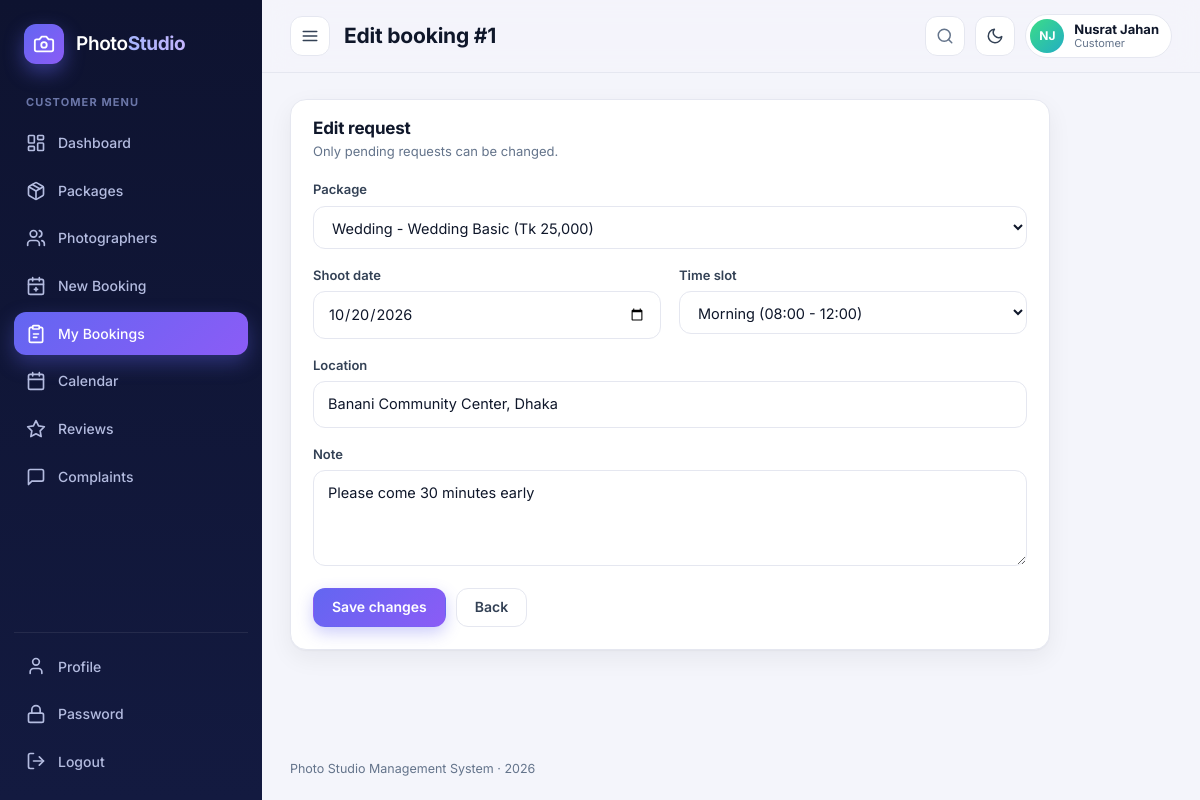
The app's page /view/customer/edit-booking.php?id=1 (signed in) with its own data.
### tables this page shows
CREATE TABLE bookings (
	id INT PRIMARY KEY AUTO_INCREMENT,
	customer_id INT NOT NULL,
	package_id INT NOT NULL,
	photographer_id INT DEFAULT NULL,
	booking_date DATE NOT NULL,
	booking_time VARCHAR(20) NOT NULL,
	location VARCHAR(255) NOT NULL,
	note TEXT,
	status VARCHAR(20) DEFAULT 'pending',
	created_at TIMESTAMP DEFAULT CURRENT_TIMESTAMP,
	FOREIGN KEY (customer_id) REFERENCES users(id) ON DELETE CASCADE,
	FOREIGN KEY (package_id) REFERENCES packages(id) ON DELETE CASCADE,
	FOREIGN KEY (photographer_id) REFERENCES users(id) ON DELETE SET NULL
);

CREATE TABLE packages (
	id INT PRIMARY KEY AUTO_INCREMENT,
	category_id INT NOT NULL,
	name VARCHAR(100) NOT NULL,
	price DECIMAL(10,2) NOT NULL,
	duration VARCHAR(50),
	inclusions TEXT,
	FOREIGN KEY (category_id) REFERENCES categories(id) ON DELETE CASCADE
);

CREATE TABLE categories (
	id INT PRIMARY KEY AUTO_INCREMENT,
	name VARCHAR(100) NOT NULL,
	description VARCHAR(255)
);

### model/BaseModel.php (called while the page is built, shortened)
<?php
class BaseModel {
	public function establishConnection() {
		$db = new DBConnection();
		return $db->connect();
	}
	protected function run($sql, $types = '', $params = array()) {
		$conn = $this->establishConnection();
		$stmt = $conn->prepare($sql);
		if ($types !== '') {
			$stmt->bind_param($types, ...$params);
		}
		$stmt->execute();
		return $stmt;
	}
	protected function all($sql, $types = '', $params = array()) {
		$stmt = $this->run($sql, $types, $params);
		$result = $stmt->get_result();
		$rows = array();
		while ($row = $result->fetch_assoc()) {
			$rows[] = $row;
		}
		return $rows;
	}
	protected function one($sql, $types = '', $params = array()) {
		$rows = $this->all($sql, $types, $params);
		return count($rows) > 0 ? $rows[0] : null;
	}
}

### model/Package.php (called while the page is built, shortened)
<?php
require_once __DIR__ . '/BaseModel.php';
class Package extends BaseModel {
	public function getAllPackages() {
		return $this->all("SELECT p.*, c.name AS category_name,
				(SELECT COUNT(*) FROM bookings b WHERE b.package_id = p.id) AS booking_count
			FROM packages p
			JOIN categories c ON p.category_id = c.id
			ORDER BY c.name, p.price");
	}
}

### model/Booking.php (called while the page is built, shortened)
<?php
require_once __DIR__ . '/BaseModel.php';
class Booking extends BaseModel {
	private $baseSelect = "SELECT b.*, p.name AS package_name, p.price, p.duration, p.inclusions, p.category_id,
				c.name AS category_name,
				cu.name AS customer_name, cu.phone AS customer_phone, cu.email AS customer_email,
				u.name AS photographer_name, u.phone AS photographer_phone, u.profile_pic AS photographer_pic
			FROM bookings b
			JOIN packages p ON b.package_id = p.id
			JOIN categories c ON p.category_id = c.id
			JOIN users cu ON b.customer_id = cu.id
			LEFT JOIN users u ON b.photographer_id = u.id ";
	public function getBookingById($id) {
		return $this->one($this->baseSelect . "WHERE b.id = ?", 'i', array((int)$id));
	}
}

### model/User.php (called while the page is built, shortened)
<?php
require_once __DIR__ . '/BaseModel.php';
class User extends BaseModel {
	public function getUserById($id) {
		return $this->one("SELECT * FROM users WHERE id = ?", 'i', array((int)$id));
	}
}

### view/customer/edit-booking.php (the view, shortened to what this page needs)
<?php
require_once __DIR__ . '/../../includes/helpers.php';
require_once __DIR__ . '/../../model/Booking.php';
require_once __DIR__ . '/../../model/Package.php';
$id = isset($_GET['id']) ? (int)$_GET['id'] : 0;
$booking = new Booking();
$row = $booking->getBookingById($id);
$package = new Package();
$packageList = $package->getAllPackages();
$pageTitle = 'Edit booking #' . $row['id'];
$active = 'my-bookings';
require_once __DIR__ . '/../../includes/header.php';
?>
<div class="card" style="max-width:760px">
	<div class="card-head"><div><h2>Edit request</h2><p>Only pending requests can be changed.</p></div></div>
	<div class="card-body">
		<form action="<?php echo e(app_url('controller/booking-handler.php')) ?>" method="post">
			<div class="field"><label for="package_id">Package</label>
				<select id="package_id" name="package_id">
					<?php foreach ($packageList as $p) { ?>
						<option value="<?php echo e($p['id']) ?>" <?php echo $p['id'] == $row['package_id'] ? 'selected' : '' ?>><?php echo e($p['category_name'] . ' - ' . $p['name'] . ' (' . money($p['price']) . ')') ?></option>
					<?php } ?>
				</select></div>
			<div class="form-grid">
				<div class="field"><label for="booking_date">Shoot date</label><input type="date" id="booking_date" name="booking_date" min="<?php echo date('Y-m-d') ?>" value="<?php echo e($row['booking_date']) ?>" required></div>
				<div class="field"><label for="booking_time">Time slot</label>
					<select id="booking_time" name="booking_time">
						<?php foreach (array('Morning', 'Afternoon', 'Evening') as $slot) { ?><option value="<?php echo $slot ?>" <?php echo $row['booking_time'] == $slot ? 'selected' : '' ?>><?php echo e(time_slot_label($slot)) ?></option><?php } ?>
					</select></div>
			</div>
			<div class="field"><label for="location">Location</label><input type="text" id="location" name="location" value="<?php echo e($row['location']) ?>" required></div>
			<div class="field"><label for="note">Note</label><textarea id="note" name="note" maxlength="500"><?php echo e($row['note']) ?></textarea></div>
			<div class="form-actions"><button type="submit" class="btn btn-primary">Save changes</button><a class="btn btn-ghost" href="my-bookings.php">Back</a></div>
		</form>
	</div>
</div>
<?php require_once __DIR__ . '/../../includes/footer.php'; ?>

### includes/header.php (shortened to what this page needs)
<?php
require_once __DIR__ . '/helpers.php';
require_login();
$navList = nav_items($_SESSION['role']);
$cssVersion = @filemtime(__DIR__ . '/../css/style.css');
?>
<!DOCTYPE html>
<html lang="en" data-theme="light">
<head>
	<link rel="stylesheet" href="<?php echo e(app_url('css/style.css')) ?>?v=<?php echo (int)$cssVersion ?>">
</head>
<body class="app">
<div class="shell">
	<aside class="sidebar" id="sidebar">
		<a class="brand" href="<?php echo e(app_url(home_for_role($_SESSION['role']))) ?>">
			<span class="brand-mark"><?php echo icon('camera') ?></span>
			<span class="brand-text">Photo<b>Studio</b></span>
		</a>
		<nav class="nav" aria-label="Main menu">
			<div class="nav-label"><?php echo e(ucfirst($_SESSION['role'])) ?> menu</div>
			<?php foreach ($navList as $item) { ?>
				<a class="nav-link<?php echo $item[0] == $active ? ' active' : '' ?>" href="<?php echo e(app_url($item[2])) ?>" title="<?php echo e($item[1]) ?>">
					<?php echo icon($item[3]) ?><span><?php echo e($item[1]) ?></span>
				</a>
			<?php } ?>
		</nav>
		<div class="sidebar-foot">
			<a class="nav-link<?php echo $active == 'profile' ? ' active' : '' ?>" href="<?php echo e(app_url('view/profile.php')) ?>" title="Profile"><?php echo icon('user') ?><span>Profile</span></a>
			<a class="nav-link<?php echo $active == 'password' ? ' active' : '' ?>" href="<?php echo e(app_url('view/change-password.php')) ?>" title="Password"><?php echo icon('lock') ?><span>Password</span></a>
			<form action="<?php echo e(app_url('controller/logout-handler.php')) ?>" method="post">
				<button type="submit" class="nav-link nav-logout" title="Logout"><?php echo icon('logout') ?><span>Logout</span></button>
			</form>
		</div>
	</aside>
	<div class="main">
		<header class="topbar">
			<button class="icon-btn only-desktop" id="collapseBtn" aria-label="Collapse menu"><?php echo icon('menu') ?></button>
			<div class="topbar-title">
				<h1><?php echo e($pageTitle) ?></h1>
			</div>
			<div class="topbar-actions">
				<button class="search-trigger" id="paletteBtn" type="button">
					<?php echo icon('search') ?><span>Quick search</span><kbd>Ctrl K</kbd>
				</button>
				<button class="icon-btn" id="themeBtn" type="button" aria-label="Toggle dark mode" title="Dark / light mode">
					<span class="show-light"><?php echo icon('moon') ?></span><span class="show-dark"><?php echo icon('sun') ?></span>
				</button>
				<a class="user-chip" href="<?php echo e(app_url('view/profile.php')) ?>">
					<?php echo avatar($_SESSION['name'], isset($_SESSION['profile_pic']) ? $_SESSION['profile_pic'] : '', 'sm') ?>
					<span class="user-chip-text"><b><?php echo e($_SESSION['name']) ?></b><small><?php echo e(ucfirst($_SESSION['role'])) ?></small></span>
				</a>
			</div>
		</header>
		<main class="content">

### records on screen
bookings: id "Edit booking #1", package_id "Wedding - Wedding Basic (Tk 25,000)", booking_date "10/20/2026", location "Banani Community Center, Dhaka", note "Please come 30 minutes early"

### other values on screen
$_SESSION['role'] "CUSTOMER"
$item[1] "Dashboard"
$item[1] "Packages"
$item[1] "Photographers"
$item[1] "New Booking"
$item[1] "My Bookings"
$item[1] "Calendar"
$item[1] "Reviews"
$item[1] "Complaints"
initials($name) "NJ"
$_SESSION['name'] "Nusrat Jahan"
$_SESSION['role'] "Customer"
form field booking_time "Morning (08:00 - 12:00)"
